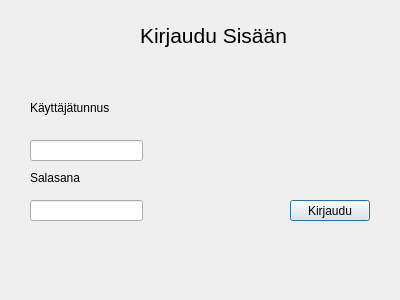
<?xml version="1.0" encoding="UTF-8"?>
<ui version="4.0">
 <class>Tunnuskysely</class>
 <widget class="QDialog" name="Tunnuskysely">
  <property name="windowModality">
   <enum>Qt::ApplicationModal</enum>
  </property>
  <property name="geometry">
   <rect>
    <x>0</x>
    <y>0</y>
    <width>400</width>
    <height>300</height>
   </rect>
  </property>
  <property name="windowTitle">
   <string>Dialog</string>
  </property>
  <widget class="QLineEdit" name="leKt">
   <property name="geometry">
    <rect>
     <x>30</x>
     <y>140</y>
     <width>113</width>
     <height>21</height>
    </rect>
   </property>
  </widget>
  <widget class="QLineEdit" name="leSs">
   <property name="geometry">
    <rect>
     <x>30</x>
     <y>200</y>
     <width>113</width>
     <height>21</height>
    </rect>
   </property>
  </widget>
  <widget class="QLabel" name="label">
   <property name="geometry">
    <rect>
     <x>30</x>
     <y>100</y>
     <width>101</width>
     <height>16</height>
    </rect>
   </property>
   <property name="text">
    <string>Käyttäjätunnus</string>
   </property>
  </widget>
  <widget class="QLabel" name="label_2">
   <property name="geometry">
    <rect>
     <x>30</x>
     <y>170</y>
     <width>61</width>
     <height>16</height>
    </rect>
   </property>
   <property name="text">
    <string>Salasana</string>
   </property>
  </widget>
  <widget class="QLabel" name="label_3">
   <property name="geometry">
    <rect>
     <x>140</x>
     <y>20</y>
     <width>151</width>
     <height>31</height>
    </rect>
   </property>
   <property name="font">
    <font>
     <pointsize>16</pointsize>
    </font>
   </property>
   <property name="text">
    <string>Kirjaudu Sisään</string>
   </property>
  </widget>
  <widget class="QPushButton" name="pushButton">
   <property name="geometry">
    <rect>
     <x>290</x>
     <y>200</y>
     <width>80</width>
     <height>21</height>
    </rect>
   </property>
   <property name="text">
    <string>Kirjaudu</string>
   </property>
  </widget>
  <widget class="QLabel" name="labelTunnusInfo">
   <property name="geometry">
    <rect>
     <x>180</x>
     <y>140</y>
     <width>201</width>
     <height>21</height>
    </rect>
   </property>
   <property name="text">
    <string/>
   </property>
  </widget>
 </widget>
 <resources/>
 <connections/>
</ui>
